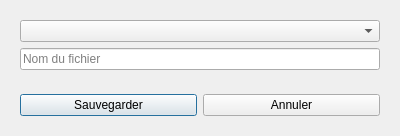
<?xml version="1.0" encoding="UTF-8"?>
<ui version="4.0">
 <class>DialogSauvegardeParticule</class>
 <widget class="QDialog" name="DialogSauvegardeParticule">
  <property name="geometry">
   <rect>
    <x>0</x>
    <y>0</y>
    <width>400</width>
    <height>129</height>
   </rect>
  </property>
  <property name="windowTitle">
   <string>Sauvegarder une particule</string>
  </property>
  <layout class="QVBoxLayout" name="verticalLayout">
   <item>
    <widget class="QWidget" name="widget_2" native="true">
     <layout class="QVBoxLayout" name="verticalLayout_2">
      <item>
       <widget class="QComboBox" name="Choix"/>
      </item>
      <item>
       <widget class="QLineEdit" name="Nom">
        <property name="maxLength">
         <number>200</number>
        </property>
        <property name="placeholderText">
         <string>Nom du fichier</string>
        </property>
       </widget>
      </item>
     </layout>
    </widget>
   </item>
   <item>
    <widget class="QWidget" name="widget" native="true">
     <property name="sizePolicy">
      <sizepolicy hsizetype="Preferred" vsizetype="Maximum">
       <horstretch>0</horstretch>
       <verstretch>0</verstretch>
      </sizepolicy>
     </property>
     <layout class="QHBoxLayout" name="horizontalLayout">
      <item>
       <widget class="QPushButton" name="Sauvegarder">
        <property name="text">
         <string>Sauvegarder</string>
        </property>
       </widget>
      </item>
      <item>
       <widget class="QPushButton" name="Annuler">
        <property name="text">
         <string>Annuler</string>
        </property>
       </widget>
      </item>
     </layout>
    </widget>
   </item>
  </layout>
 </widget>
 <resources/>
 <connections/>
</ui>
